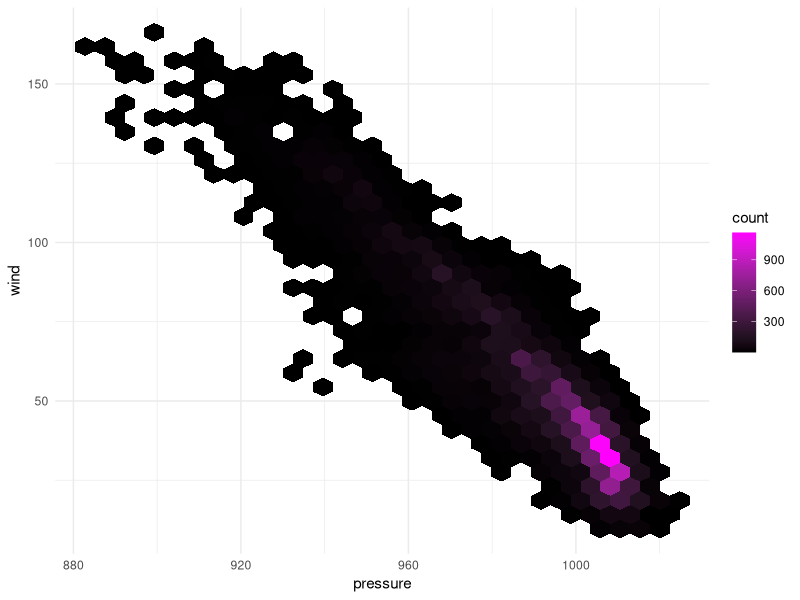

Source code (R):
## ---- chunk 1
knitr::opts_chunk$set(echo = TRUE)
library(tidyverse)
## ---- chunk 2
ggplot(data = storms, aes(x = pressure, y = wind)) +
	geom_hex() +
  scale_fill_gradient(low = "black", high = "magenta") +
  theme_minimal()

